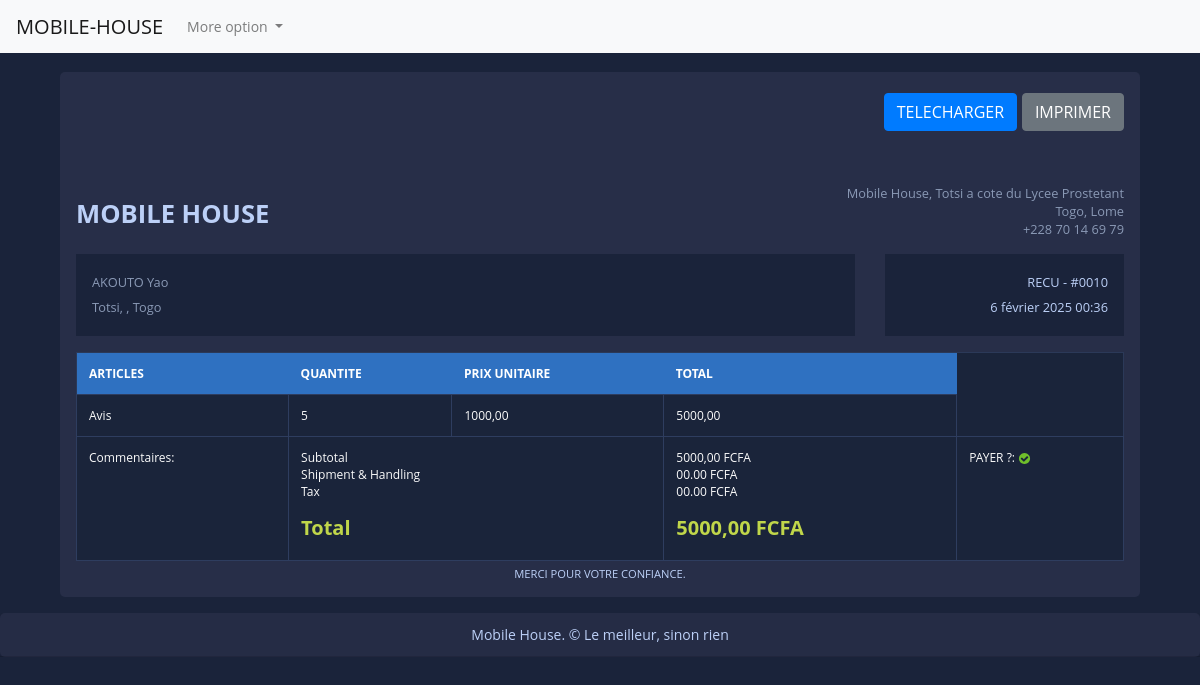
The page /view_invoice/10 (signed in) on the database its author committed.
### fact_app/models.py (models this page shows, shortened)
class Invoice(models.Model):
    INVOICE_TYPE = (
        ('R', 'RECU'),
        ('F', 'FACTURE')
    )
    customer = models.ForeignKey(Customer, on_delete=models.CASCADE)
    save_by = models.ForeignKey(User, on_delete=models.PROTECT)
    invoice_date_time = models.DateTimeField(auto_now_add=True)
    last_updated_date = models.DateTimeField(null=True)
    paid = models.BooleanField(default=True)
    invoice_type = models.CharField(max_length=1, choices=INVOICE_TYPE)
    comments = models.TextField(null=True, max_length=1000, blank=True)
    class Meta:
        verbose_name = "Invoice"
        verbose_name_plural = "Invoices"
    @property
    def total(self):
        total_amount = 0
        for item in self.invoice_items.all():
            total_amount += item.total_price
        return total_amount

class Customer(models.Model):
    SEX_TYPES = (
        ('M', 'Male'),
        ('F', 'Female'),
    )
    name = models.CharField(max_length=132)
    email = models.EmailField()
    phone = models.CharField(max_length=132)
    address = models.CharField(max_length=132)
    sex = models.CharField(max_length=1, choices=SEX_TYPES)
    age = models.CharField(max_length=12)
    city = models.CharField(max_length=32)
    zip_code = models.CharField(max_length=32)
    created_date = models.DateTimeField(auto_now_add=True)
    save_by = models.ForeignKey(User, on_delete=models.PROTECT)
    class Meta:
        verbose_name = "Customer"
        verbose_name_plural = "Customers"

class InvoiceItem(models.Model):
    invoice = models.ForeignKey(Invoice, on_delete=models.CASCADE, related_name="invoice_items")
    article = models.ForeignKey(Article, on_delete=models.CASCADE)
    unit_price = models.DecimalField(max_digits=10, decimal_places=2)
    quantity = models.PositiveIntegerField()
    @property
    def total_price(self):
        return self.quantity * self.unit_price

class Article(models.Model):
    name = models.CharField(max_length=132, unique=True)
    stock = models.PositiveIntegerField()
    created_at = models.DateTimeField(auto_now_add=True)
    class Meta:
        verbose_name = "Article"
        verbose_name_plural = "Articles"

### fact_app/views.py (the view)
# urls.py: path('view_invoice/<int:pk>', views.InvoiceVisualizationView.as_view(), name='view-invoice'),
class InvoiceVisualizationView(LoginRequiredSuperuserMixin, View):
    template_name = 'invoice.html'
    def get(self,request, *args, **kwargs):
        pk = kwargs.get('pk')
        context = get_invoice(pk)
        return render(request, self.template_name, context)

### fact_app/utils.py (called while the page is built)
def get_invoice(pk):
    obj = Invoice.objects.get(pk=pk)
    invoice_items = obj.invoice_items.all()
    context = {
        'obj': obj,
        'invoice_items': invoice_items
    }
    return context

### templates/invoice.html (shortened to what this page needs)
{% extends "base.html" %}
{% load static %}
{% block content %}
<div class="container">
    <div class="row gutters">
    	<div class="col-xl-12 col-lg-12 col-md-12 col-sm-12 col-12">
    		<div class="card">
    			<div class="card-body p-0">
    				<div class="invoice-container">
    					<div class="invoice-header">
    						<div class="row gutters">
    							<div class="col-xl-12 col-lg-12 col-md-12 col-sm-12">
    								<div class="custom-actions-btns mb-5">
    									<a href="{% url 'invoice-pdf' pk=obj.pk %}" class="btn btn-primary">
    										 TELECHARGER
    									</a>
    									<a href="#" class="btn btn-secondary">
    										 IMPRIMER
    									</a>
    								</div>
    							</div>
    						</div>
    						<div class="row gutters">
    							<div class="col-xl-6 col-lg-6 col-md-6 col-sm-6">
    								<a href="#" class="invoice-logo">
    									MOBILE HOUSE
    								</a>
    							</div>
    							<div class="col-lg-6 col-md-6 col-sm-6">
    								<address class="text-right">
    									Mobile House, Totsi a cote du Lycee Prostetant<br>
    									Togo, Lome<br>
    									+228 70 14 69 79
    								</address>
    							</div>
    						</div>
    						<div class="row gutters">
    							<div class="col-xl-9 col-lg-9 col-md-12 col-sm-12 col-12">
    								<div class="invoice-details">
    									<address>
    										{{obj.customer.name}}<br>
    										{{obj.customer.address}}, {{obj.customer.city}}, Togo
    									</address>
    								</div>
    							</div>
    							<div class="col-xl-3 col-lg-3 col-md-12 col-sm-12 col-12">
    								<div class="invoice-details">
    									<div class="invoice-num">
    										<div>{{obj.get_invoice_type_display}} - #00{{obj.id}}</div>
    										<div>{{obj.invoice_date_time}}</div>
    									</div>
    								</div>
    							</div>
    						</div>
    					</div>
    					<div class="invoice-body">
    						<div class="row gutters">
    							<div class="col-lg-12 col-md-12 col-sm-12">
    								<div class="table-responsive">
    									<table class="table custom-table m-0">
    										<thead>
    											<tr>
    												<th>ARTICLES</th>
													<th>QUANTITE</th>
													<th>PRIX UNITAIRE</th>
													<th>TOTAL</th>
    											</tr>
    										</thead>
    										<tbody>
												{% for invoiceitem in obj.invoice_items.all %}
    											<tr>
                                                    <td>
    													{{ invoiceitem.article.name }}
    												</td>
													<td>
    													{{ invoiceitem.quantity }}
    												</td>
													<td>
    													{{ invoiceitem.unit_price }}
    												</td>
													<td>
    													{{ invoiceitem.total_price }}
    												</td>
    											</tr>
                                               {% endfor %}
    											<tr>
    												<td>Commentaires: {{obj.comments}}</td>
    												<td colspan="2">
														<p>
															Subtotal<br>
															Shipment &amp; Handling<br>
															Tax<br>
														</p>
    													<h5 class="text-success"><strong>Total</strong></h5>
    												</td>
    												<td>
    													<p>
    														{{obj.total}} FCFA<br>
    														00.00 FCFA<br>
    														00.00 FCFA<br>
    													</p>
    													<h5 class="text-success"><strong>{{obj.total}} FCFA</strong></h5>
    												</td>
                                                    <td>
                                                            PAYER ?:
                                                        {% if obj.paid  %}
                                                           <img class="icon" src="{% static 'images/icon-yes.svg' %}" alt="True">
                                                        {% else %}
                                                            <img class="icon" src="{% static 'images/icon-no.svg' %}" alt="False">
                                                        {% endif %}
                                                    </td>
    											</tr>
    										</tbody>
    									</table>
    								</div>
    							</div>
    						</div>
    					</div>
    					<div class="invoice-footer">
    						MERCI POUR VOTRE CONFIANCE.
    					</div>
    				</div>
    			</div>
    		</div>
    	</div>
    </div>
</div>
{% endblock content %}

### static/style.css (style rules this page uses)
body { margin: 0; padding: 0; font: 400 .875rem 'Open Sans', sans-serif; color: #bcd0f7; background: #1A233A; position: relative; height: 100%; }
.invoice-container { padding: 1rem; }
.invoice-container .invoice-header .invoice-logo { margin: 0.8rem 0 0 0; display: inline-block; font-size: 1.6rem; font-weight: 700; color: #bcd0f7; }
.invoice-container .invoice-header address { font-size: 0.8rem; color: #8a99b5; margin: 0; }
.invoice-container .invoice-details { margin: 1rem 0 0 0; padding: 1rem; line-height: 180%; background: #1a233a; }
.invoice-container .invoice-details .invoice-num { text-align: right; font-size: 0.8rem; }
.invoice-container .invoice-body { padding: 1rem 0 0 0; }
.invoice-container .invoice-footer { text-align: center; font-size: 0.7rem; margin: 5px 0 0 0; }
.card { background: #272E48; -webkit-border-radius: 5px; -moz-border-radius: 5px; border-radius: 5px; border: 0; margin-bottom: 1rem; }
.custom-table { border: 1px solid #2b3958; }
.custom-table thead { background: #2f71c1; }
.custom-table thead th { border: 0; color: #ffffff; }
.custom-table > tbody tr:nth-of-type(even) { background-color: #1a243a; }
.custom-table > tbody td { border: 1px solid #2e3d5f; }
.table { background: #1a243a; color: #fbfbfb; font-size: .75rem; }
.text-success { color: #c0d64a !important; }
.custom-actions-btns { margin: auto; display: flex; justify-content: flex-end; }
.custom-actions-btns .btn { margin: .3rem 0 .3rem .3rem; }

### rows shown on the page
Invoice: customer.name "AKOUTO Yao", customer.address "Totsi", invoice_type "RECU", id "10", invoice_date_time "6 février 2025 00:36", total "5000,00"
InvoiceItem: article.name "Avis", quantity "5", unit_price "1000,00", total_price "5000,00"
